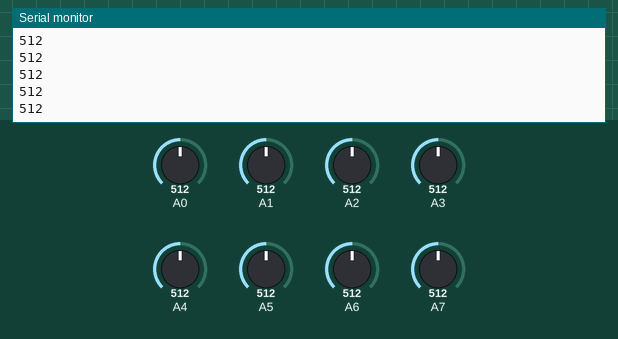
The sketch below on a simulated Arduino Uno, built with avr-gcc and run on an emulated ATmega328P. On the bench: the last lines printed to the serial monitor. The inputs (shaded band) are chosen by the test bench; at power-on: A0 = 512, A1 = 512, A2 = 512, A3 = 512, A4 = 512, A5 = 512, A6 = 512, A7 = 512.

Above: at 1.8 s.
1.9 s: A0 set to 716
At 3.3 s:
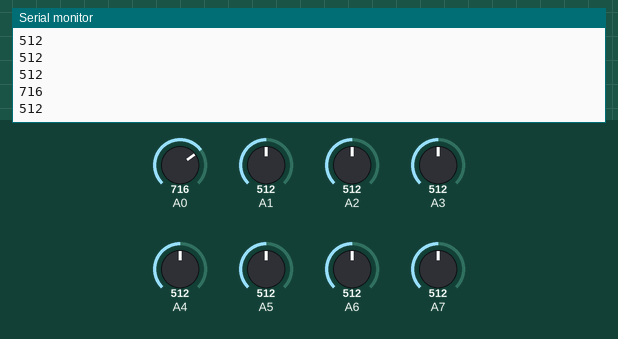
3.4 s: A1 set to 306
4.9 s: A2 set to 992
At 5.8 s:
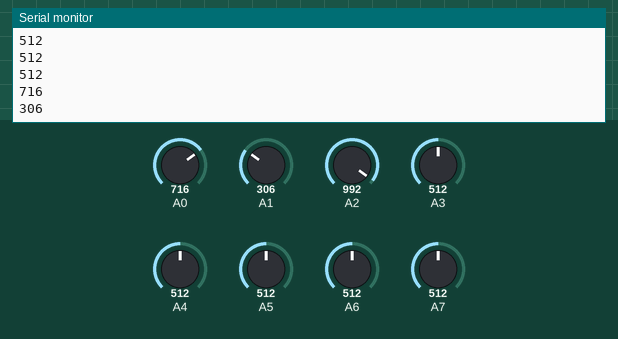
6.4 s: A3 set to 30
Timing chart, 0 to 8.9 s (numbered marks = the images above; inputs shaded):
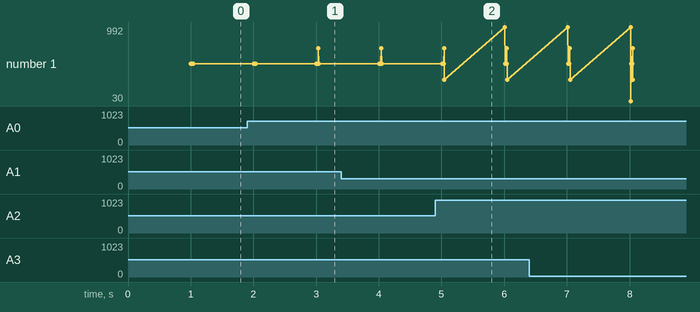

The sketch:

sensor.ino
```cpp
void setup() {
  // put your setup code here, to run once:


  Serial.begin(9600);
}

void loop() {
  // put your main code here, to run repeatedly:
  int a,b,c,d,e,f,g,h;
  a = analogRead(2);
  b = analogRead(3);
  c = analogRead(4);
  d = analogRead(5);
  e = analogRead(6);
  f = analogRead(7);
  g = analogRead(8);
  h = analogRead(9);
delay(1000);
  Serial.println(a);
  Serial.println(b);
  Serial.println(c);
  Serial.println(d);
  Serial.println(e);
  Serial.println(f);
  Serial.println(g);
  Serial.println(h);
  Serial.println();


}
```

Measured:
- after the input at 1.9 s, the serial monitor: prints a new line after 1.1 s (image 1)
